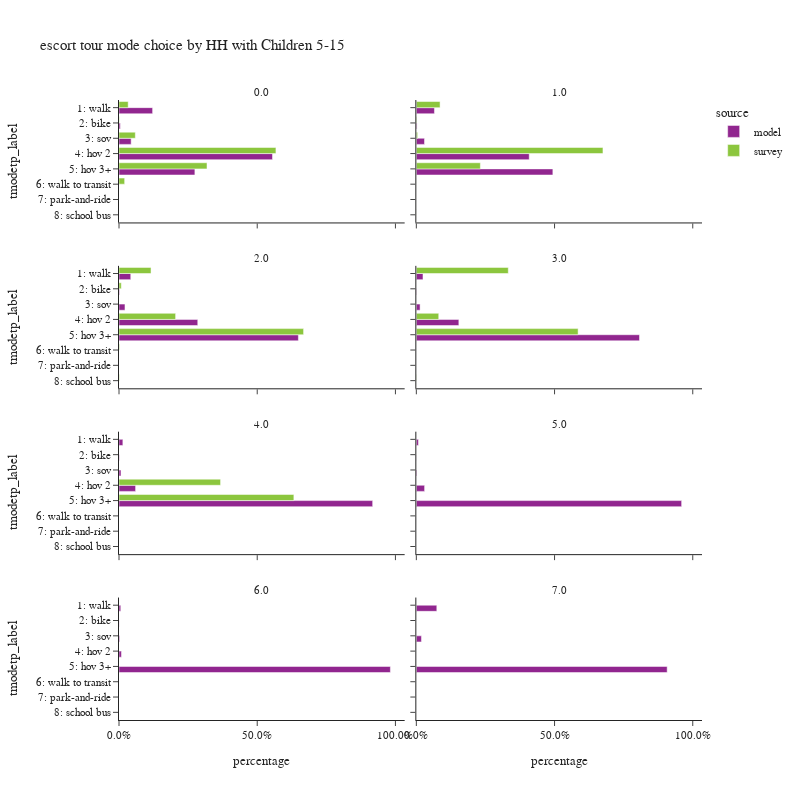

The notebook cell saved with this chart:
### Code cell
plot_mode_choice(es_tour,
                 "hh515",
                 {
                  "tmodetp_label":["1: walk","2: bike","3: sov","4: hov 2","5: hov 3+","6: walk to transit",
                                   "7: park-and-ride","8: school bus","9: other–survey only"]},
                 "HH with Children 5-15",2,800)

### Figure 1 — Plotly figure (JSON) as saved in the notebook; plotly's stock layout.template omitted (floating-point values rounded to 4 significant figures)
{"data": [{"alignmentgroup": "True", "customdata": [[35723], [1384], [12917], [163164], [80654]], "hovertemplate": "source=model<br>hh515=0.0<br>percentage=%{x}<br>tmodetp_label=%{y}<br>sample count=%{customdata[0]}<extra></extra>", "legendgroup": "model", "marker": {"color": "#91268F", "pattern": {"shape": ""}}, "name": "model", "offsetgroup": "model", "orientation": "h", "showlegend": true, "textposition": "auto", "type": "bar", "x": [0.1216, 0.00471, 0.04396, 0.5553, 0.2745], "xaxis": "x7", "y": ["1: walk", "2: bike", "3: sov", "4: hov 2", "5: hov 3+"], "yaxis": "y7"}, {"alignmentgroup": "True", "customdata": [[11470], [452], [5176], [71441], [86405]], "hovertemplate": "source=model<br>hh515=1.0<br>percentage=%{x}<br>tmodetp_label=%{y}<br>sample count=%{customdata[0]}<extra></extra>", "legendgroup": "model", "marker": {"color": "#91268F", "pattern": {"shape": ""}}, "name": "model", "offsetgroup": "model", "orientation": "h", "showlegend": false, "textposition": "auto", "type": "bar", "x": [0.06556, 0.002584, 0.02959, 0.4084, 0.4939], "xaxis": "x8", "y": ["1: walk", "2: bike", "3: sov", "4: hov 2", "5: hov 3+"], "yaxis": "y8"}, {"alignmentgroup": "True", "customdata": [[4828], [227], [2455], [32328], [73630]], "hovertemplate": "source=model<br>hh515=2.0<br>percentage=%{x}<br>tmodetp_label=%{y}<br>sample count=%{customdata[0]}<extra></extra>", "legendgroup": "model", "marker": {"color": "#91268F", "pattern": {"shape": ""}}, "name": "model", "offsetgroup": "model", "orientation": "h", "showlegend": false, "textposition": "auto", "type": "bar", "x": [0.04255, 0.002001, 0.02164, 0.2849, 0.6489], "xaxis": "x5", "y": ["1: walk", "2: bike", "3: sov", "4: hov 2", "5: hov 3+"], "yaxis": "y5"}, {"alignmentgroup": "True", "customdata": [[736], [38], [414], [4700], [24666]], "hovertemplate": "source=model<br>hh515=3.0<br>percentage=%{x}<br>tmodetp_label=%{y}<br>sample count=%{customdata[0]}<extra></extra>", "legendgroup": "model", "marker": {"color": "#91268F", "pattern": {"shape": ""}}, "name": "model", "offsetgroup": "model", "orientation": "h", "showlegend": false, "textposition": "auto", "type": "bar", "x": [0.02409, 0.001244, 0.01355, 0.1538, 0.8073], "xaxis": "x6", "y": ["1: walk", "2: bike", "3: sov", "4: hov 2", "5: hov 3+"], "yaxis": "y6"}, {"alignmentgroup": "True", "customdata": [[131], [11], [67], [561], [8579]], "hovertemplate": "source=model<br>hh515=4.0<br>percentage=%{x}<br>tmodetp_label=%{y}<br>sample count=%{customdata[0]}<extra></extra>", "legendgroup": "model", "marker": {"color": "#91268F", "pattern": {"shape": ""}}, "name": "model", "offsetgroup": "model", "orientation": "h", "showlegend": false, "textposition": "auto", "type": "bar", "x": [0.01401, 0.001177, 0.007167, 0.06001, 0.9176], "xaxis": "x3", "y": ["1: walk", "2: bike", "3: sov", "4: hov 2", "5: hov 3+"], "yaxis": "y3"}, {"alignmentgroup": "True", "customdata": [[19], [1], [6], [75], [2407]], "hovertemplate": "source=model<br>hh515=5.0<br>percentage=%{x}<br>tmodetp_label=%{y}<br>sample count=%{customdata[0]}<extra></extra>", "legendgroup": "model", "marker": {"color": "#91268F", "pattern": {"shape": ""}}, "name": "model", "offsetgroup": "model", "orientation": "h", "showlegend": false, "textposition": "auto", "type": "bar", "x": [0.007576, 0.0003987, 0.002392, 0.0299, 0.9597], "xaxis": "x4", "y": ["1: walk", "2: bike", "3: sov", "4: hov 2", "5: hov 3+"], "yaxis": "y4"}, {"alignmentgroup": "True", "customdata": [[13], [1], [5], [18], [1990]], "hovertemplate": "source=model<br>hh515=6.0<br>percentage=%{x}<br>tmodetp_label=%{y}<br>sample count=%{customdata[0]}<extra></extra>", "legendgroup": "model", "marker": {"color": "#91268F", "pattern": {"shape": ""}}, "name": "model", "offsetgroup": "model", "orientation": "h", "showlegend": false, "textposition": "auto", "type": "bar", "x": [0.006413, 0.0004933, 0.002467, 0.00888, 0.9817], "xaxis": "x", "y": ["1: walk", "2: bike", "3: sov", "4: hov 2", "5: hov 3+"], "yaxis": "y"}, {"alignmentgroup": "True", "customdata": [[4], [1], [49]], "hovertemplate": "source=model<br>hh515=7.0<br>percentage=%{x}<br>tmodetp_label=%{y}<br>sample count=%{customdata[0]}<extra></extra>", "legendgroup": "model", "marker": {"color": "#91268F", "pattern": {"shape": ""}}, "name": "model", "offsetgroup": "model", "orientation": "h", "showlegend": false, "textposition": "auto", "type": "bar", "x": [0.07407, 0.01852, 0.9074], "xaxis": "x2", "y": ["1: walk", "3: sov", "5: hov 3+"], "yaxis": "y2"}, {"alignmentgroup": "True", "customdata": [[19], [6], [27], [163], [59], [6]], "hovertemplate": "source=survey<br>hh515=0.0<br>percentage=%{x}<br>tmodetp_label=%{y}<br>sample count=%{customdata[0]}<extra></extra>", "legendgroup": "survey", "marker": {"color": "#8CC63E", "pattern": {"shape": ""}}, "name": "survey", "offsetgroup": "survey", "orientation": "h", "showlegend": true, "textposition": "auto", "type": "bar", "x": [0.03323, 0.00129, 0.05902, 0.5677, 0.3183, 0.02044], "xaxis": "x7", "y": ["1: walk", "2: bike", "3: sov", "4: hov 2", "5: hov 3+", "6: walk to transit"], "yaxis": "y7"}, {"alignmentgroup": "True", "customdata": [[33], [3], [2], [74], [48], [1], [1]], "hovertemplate": "source=survey<br>hh515=1.0<br>percentage=%{x}<br>tmodetp_label=%{y}<br>sample count=%{customdata[0]}<extra></extra>", "legendgroup": "survey", "marker": {"color": "#8CC63E", "pattern": {"shape": ""}}, "name": "survey", "offsetgroup": "survey", "orientation": "h", "showlegend": false, "textposition": "auto", "type": "bar", "x": [0.08589, 0.002055, 0.004699, 0.6751, 0.2316, 0.0003107, 0.0002572], "xaxis": "x8", "y": ["1: walk", "2: bike", "3: sov", "4: hov 2", "5: hov 3+", "6: walk to transit", "8: school bus"], "yaxis": "y8"}, {"alignmentgroup": "True", "customdata": [[25], [2], [44], [95], [3], [1]], "hovertemplate": "source=survey<br>hh515=2.0<br>percentage=%{x}<br>tmodetp_label=%{y}<br>sample count=%{customdata[0]}<extra></extra>", "legendgroup": "survey", "marker": {"color": "#8CC63E", "pattern": {"shape": ""}}, "name": "survey", "offsetgroup": "survey", "orientation": "h", "showlegend": false, "textposition": "auto", "type": "bar", "x": [0.1159, 0.008285, 0.2048, 0.6677, 0.001999, 0.001354], "xaxis": "x5", "y": ["1: walk", "2: bike", "4: hov 2", "5: hov 3+", "6: walk to transit", "8: school bus"], "yaxis": "y5"}, {"alignmentgroup": "True", "customdata": [[3], [4], [17], [1]], "hovertemplate": "source=survey<br>hh515=3.0<br>percentage=%{x}<br>tmodetp_label=%{y}<br>sample count=%{customdata[0]}<extra></extra>", "legendgroup": "survey", "marker": {"color": "#8CC63E", "pattern": {"shape": ""}}, "name": "survey", "offsetgroup": "survey", "orientation": "h", "showlegend": false, "textposition": "auto", "type": "bar", "x": [0.3327, 0.08106, 0.5852, 0.00108], "xaxis": "x6", "y": ["1: walk", "4: hov 2", "5: hov 3+", "8: school bus"], "yaxis": "y6"}, {"alignmentgroup": "True", "customdata": [[4], [10]], "hovertemplate": "source=survey<br>hh515=4.0<br>percentage=%{x}<br>tmodetp_label=%{y}<br>sample count=%{customdata[0]}<extra></extra>", "legendgroup": "survey", "marker": {"color": "#8CC63E", "pattern": {"shape": ""}}, "name": "survey", "offsetgroup": "survey", "orientation": "h", "showlegend": false, "textposition": "auto", "type": "bar", "x": [0.3674, 0.6326], "xaxis": "x3", "y": ["4: hov 2", "5: hov 3+"], "yaxis": "y3"}], "layout": {"annotations": [{"font": {}, "showarrow": false, "text": "6.0", "x": 0.245, "xanchor": "center", "xref": "paper", "y": 0.1975, "yanchor": "bottom", "yref": "paper"}, {"font": {}, "showarrow": false, "text": "7.0", "x": 0.755, "xanchor": "center", "xref": "paper", "y": 0.1975, "yanchor": "bottom", "yref": "paper"}, {"font": {}, "showarrow": false, "text": "4.0", "x": 0.245, "xanchor": "center", "xref": "paper", "y": 0.465, "yanchor": "bottom", "yref": "paper"}, {"font": {}, "showarrow": false, "text": "5.0", "x": 0.755, "xanchor": "center", "xref": "paper", "y": 0.465, "yanchor": "bottom", "yref": "paper"}, {"font": {}, "showarrow": false, "text": "2.0", "x": 0.245, "xanchor": "center", "xref": "paper", "y": 0.7325, "yanchor": "bottom", "yref": "paper"}, {"font": {}, "showarrow": false, "text": "3.0", "x": 0.755, "xanchor": "center", "xref": "paper", "y": 0.7325, "yanchor": "bottom", "yref": "paper"}, {"font": {}, "showarrow": false, "text": "0.0", "x": 0.245, "xanchor": "center", "xref": "paper", "y": 1.0, "yanchor": "bottom", "yref": "paper"}, {"font": {}, "showarrow": false, "text": "1.0", "x": 0.755, "xanchor": "center", "xref": "paper", "y": 1.0, "yanchor": "bottom", "yref": "paper"}], "barmode": "group", "height": 800, "legend": {"title": {"text": "source"}, "tracegroupgap": 0}, "title": {"text": "escort tour mode choice by HH with Children 5-15"}, "width": 800, "xaxis": {"anchor": "y", "domain": [0.0, 0.49], "tickformat": ".1%", "title": {"text": "percentage"}}, "xaxis2": {"anchor": "y2", "domain": [0.51, 1.0], "matches": "x", "tickformat": ".1%", "title": {"text": "percentage"}}, "xaxis3": {"anchor": "y3", "domain": [0.0, 0.49], "matches": "x", "showticklabels": false, "tickformat": ".1%"}, "xaxis4": {"anchor": "y4", "domain": [0.51, 1.0], "matches": "x", "showticklabels": false, "tickformat": ".1%"}, "xaxis5": {"anchor": "y5", "domain": [0.0, 0.49], "matches": "x", "showticklabels": false, "tickformat": ".1%"}, "xaxis6": {"anchor": "y6", "domain": [0.51, 1.0], "matches": "x", "showticklabels": false, "tickformat": ".1%"}, "xaxis7": {"anchor": "y7", "domain": [0.0, 0.49], "matches": "x", "showticklabels": false, "tickformat": ".1%"}, "xaxis8": {"anchor": "y8", "domain": [0.51, 1.0], "matches": "x", "showticklabels": false, "tickformat": ".1%"}, "yaxis": {"anchor": "x", "categoryarray": ["9: other–survey only", "8: school bus", "7: park-and-ride", "6: walk to transit", "5: hov 3+", "4: hov 2", "3: sov", "2: bike", "1: walk"], "categoryorder": "array", "domain": [0.0, 0.1975], "title": {"text": "tmodetp_label"}}, "yaxis2": {"anchor": "x2", "domain": [0.0, 0.1975], "matches": "y", "showticklabels": false}, "yaxis3": {"anchor": "x3", "categoryarray": ["9: other–survey only", "8: school bus", "7: park-and-ride", "6: walk to transit", "5: hov 3+", "4: hov 2", "3: sov", "2: bike", "1: walk"], "categoryorder": "array", "domain": [0.2675, 0.465], "matches": "y", "title": {"text": "tmodetp_label"}}, "yaxis4": {"anchor": "x4", "domain": [0.2675, 0.465], "matches": "y", "showticklabels": false}, "yaxis5": {"anchor": "x5", "categoryarray": ["9: other–survey only", "8: school bus", "7: park-and-ride", "6: walk to transit", "5: hov 3+", "4: hov 2", "3: sov", "2: bike", "1: walk"], "categoryorder": "array", "domain": [0.535, 0.7325], "matches": "y", "title": {"text": "tmodetp_label"}}, "yaxis6": {"anchor": "x6", "domain": [0.535, 0.7325], "matches": "y", "showticklabels": false}, "yaxis7": {"anchor": "x7", "categoryarray": ["9: other–survey only", "8: school bus", "7: park-and-ride", "6: walk to transit", "5: hov 3+", "4: hov 2", "3: sov", "2: bike", "1: walk"], "categoryorder": "array", "domain": [0.8025, 1.0], "matches": "y", "title": {"text": "tmodetp_label"}}, "yaxis8": {"anchor": "x8", "domain": [0.8025, 1.0], "matches": "y", "showticklabels": false}}}
